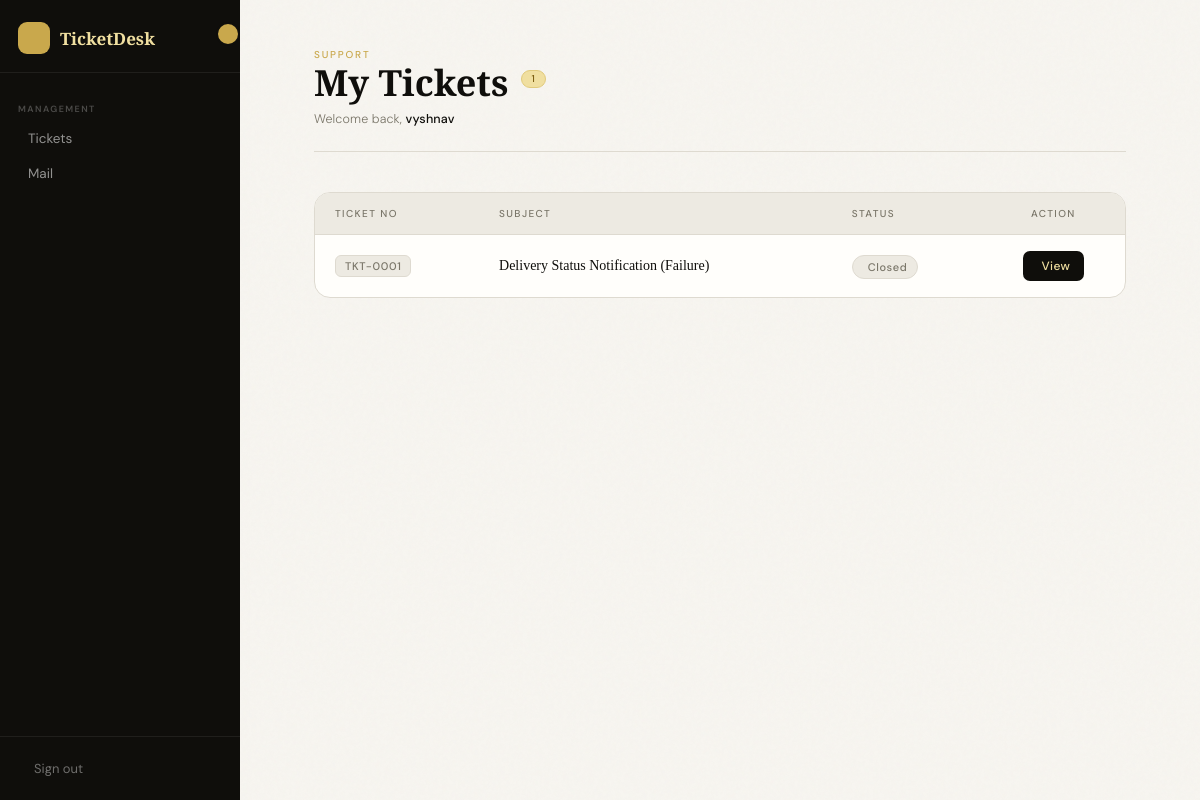
The app's page /staff/ (signed in) with its own data.
### myapp/models.py (models this page shows, shortened)
class Staff(models.Model):
    STATUS_CHOICE = [
        ('active', 'Active'),
        ('Inactive', 'Inactive'),
    ]
    name  = models.CharField(max_length=100)
    email  = models.EmailField(unique=True)
    status  = models.CharField(max_length=10, choices=STATUS_CHOICE, default='active')
    password = models.CharField(max_length=255)
    signature = models.TextField(blank=True, default='')

class Ticket(models.Model):
    STATUS_CHOICES = [
        ("unassigned", "Unassigned"),
        ("assigned",   "Assigned"),
        ("closed",     "Closed"),
    ]
    ticket_number = models.CharField(max_length=20, unique=True, editable=False)
    mail_id  = models.CharField(max_length=50, unique=True)
    subject  = models.TextField(blank=True)
    sender  = models.CharField(max_length=255, blank=True)
    date   = models.CharField(max_length=100, blank=True)
    body  = models.TextField(blank=True)
    assigned_to = models.ForeignKey( Staff, null=True, blank=True, on_delete=models.SET_NULL, related_name="tickets" )
    created_by = models.ForeignKey( Staff, null=True, blank=True, on_delete=models.SET_NULL, related_name="created_tickets")
    status  = models.CharField(max_length=20, choices=STATUS_CHOICES, default="unassigned")
    created_at = models.DateTimeField(auto_now_add=True)
    class Meta:
        ordering = ["-created_at"]

### myapp/views.py (the view)
# urls.py: path("staff/", views.staff_asigned_ticket, name="staff_asigned_ticket"),
def staff_asigned_ticket(request):
    staff_id = request.session.get("staff_id")
    if not staff_id:
        return redirect("login")
    staff = get_object_or_404(Staff,id=staff_id )
    tickets = Ticket.objects.filter(assigned_to=staff)
    return render(request, "staff_asigned_ticket.html", {
        "tickets": tickets,
        "staff": staff
    })

### templates/staff_asigned_ticket.html (shortened to what this page needs)
{% extends "main.html" %}
{% load static %}
{% block content %}
<div class="shell">
  <div class="top-bar">
    <div class="header-left">
      <span class="eyebrow">Support</span>
      <h1 class="title">
        My Tickets
        {% if tickets %}
          <span class="badge">{{ tickets|length }}</span>
        {% endif %}
      </h1>
      <p class="welcome-note">Welcome back, <strong>{{ staff.name }}</strong></p>
    </div>
  </div>
  <div class="table-wrapper">
    <table>
      <thead>
        <tr>
          <th>Ticket No</th>
          <th>Subject</th>
          <th>Status</th>
          <th>Action</th>
        </tr>
      </thead>
      <tbody>
        {% for ticket in tickets %}
        <tr style="animation-delay: {{ forloop.counter0 }}00ms;">
          <td><span class="ticket-num">{{ ticket.ticket_number }}</span></td>
          <td class="subject-cell">{{ ticket.subject }}</td>
          <td>
            {% if ticket.status == "open" or ticket.status == "Open" %}
              <span class="status-badge status-open"><i class="ti ti-circle-dot"></i> Open</span>
            {% elif ticket.status == "pending" or ticket.status == "Pending" %}
              <span class="status-badge status-pending"><i class="ti ti-clock"></i> Pending</span>
            {% elif ticket.status == "resolved" or ticket.status == "Resolved" %}
              <span class="status-badge status-resolved"><i class="ti ti-circle-check"></i> Resolved</span>
            {% elif ticket.status == "closed" or ticket.status == "Closed" %}
              <span class="status-badge status-closed"> Closed</span>
            {% else %}
              <span class="status-badge status-closed"><i class="ti ti-point"></i> {{ ticket.status }}</span>
            {% endif %}
          </td>
          <td class="action-cell">
            <a href="{% url 'staff_ticket_detail' ticket.id %}" class="view-btn">
               View
            </a>
          </td>
        </tr>
        {% endfor %}
      </tbody>
    </table>
  </div>
</div>
{% endblock %}

### templates/main.html (style rules this page uses)
*, *::before, *::after { box-sizing: border-box; margin: 0; padding: 0; }
:root { --ink: #0f0e0b; --paper: #f7f5f0; --cream: #edeae2; --gold: #c9a84c; --gold-light: #f0dfa0; --muted: #7a7669; --card: #fffefb; --border: #dedad0; --red: #c0392b; --red-light: #fde8e8; --green: #15803d; --green-light: #dcfce7; --green-border: #86efac; --blue: #1d4ed8; --blue-light: #dbeafe; --blue-border: #93c5fd; --sidebar-w: 240px; }
body { font-family: 'DM Sans', sans-serif; background: var(--paper); min-height: 100vh; color: var(--ink); display: flex; overflow-x: hidden; }
body::before { content: ''; position: fixed; inset: 0; pointer-events: none; z-index: 0; opacity: 0.6; }
.shell { max-width: 760px; margin: 0 auto; padding: 48px 24px 80px; }
.top-bar { display: flex; justify-content: space-between; align-items: flex-end; margin-bottom: 40px; padding-bottom: 24px; border-bottom: 1px solid var(--border); }
.header-left { display: flex; flex-direction: column; gap: 4px; }
.eyebrow { font-size: 10px; font-weight: 500; letter-spacing: 0.18em; text-transform: uppercase; color: var(--gold); }
.title { font-family: 'Playfair Display', Georgia, serif; font-size: 36px; font-weight: 700; line-height: 1; color: var(--ink); display: flex; align-items: center; gap: 12px; }
.badge { font-family: 'DM Sans', sans-serif; font-size: 10px; font-weight: 500; letter-spacing: 0.06em; padding: 3px 10px; border-radius: 20px; background: var(--gold-light); color: #7a5c10; border: 1px solid #e0c97a; vertical-align: middle; position: relative; top: -4px; }
.status-closed { background: var(--green-light); color: var(--green); border: 1px solid var(--green-border); }

### records on screen
Staff: name "vyshnav"
Ticket: ticket_number "TKT-0001", subject "Delivery Status Notification (Failure)", status "Closed"

### other values on screen
{{ tickets|length }} "1"
